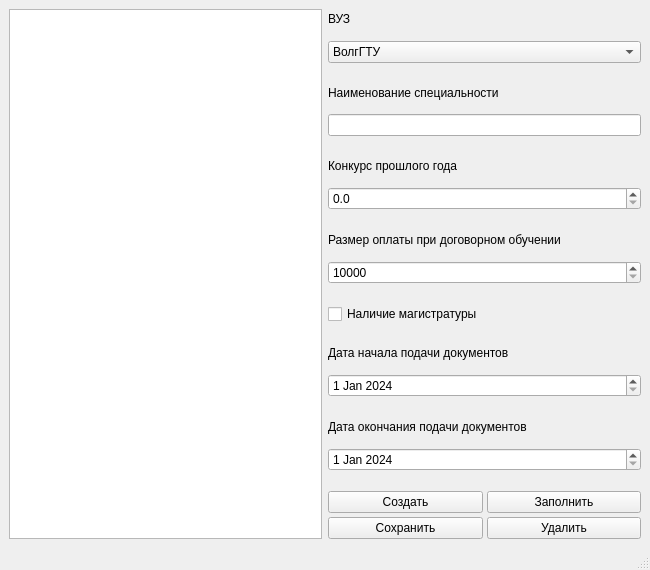
<?xml version="1.0" encoding="UTF-8"?>
<ui version="4.0">
 <class>MainWindow</class>
 <widget class="QMainWindow" name="MainWindow">
  <property name="geometry">
   <rect>
    <x>0</x>
    <y>0</y>
    <width>650</width>
    <height>570</height>
   </rect>
  </property>
  <property name="windowTitle">
   <string>MainWindow</string>
  </property>
  <widget class="QWidget" name="centralwidget">
   <layout class="QVBoxLayout" name="verticalLayout_8">
    <item>
     <layout class="QHBoxLayout" name="horizontalLayout">
      <item>
       <widget class="QListWidget" name="listWidget"/>
      </item>
      <item>
       <layout class="QVBoxLayout" name="verticalLayout_7">
        <property name="spacing">
         <number>20</number>
        </property>
        <item>
         <layout class="QVBoxLayout" name="verticalLayout">
          <property name="spacing">
           <number>12</number>
          </property>
          <item>
           <widget class="QLabel" name="label">
            <property name="text">
             <string>ВУЗ</string>
            </property>
           </widget>
          </item>
          <item>
           <widget class="QComboBox" name="uni">
            <item>
             <property name="text">
              <string>ВолгГТУ</string>
             </property>
            </item>
            <item>
             <property name="text">
              <string>ВолГУ</string>
             </property>
            </item>
           </widget>
          </item>
         </layout>
        </item>
        <item>
         <layout class="QVBoxLayout" name="verticalLayout_2">
          <property name="spacing">
           <number>12</number>
          </property>
          <item>
           <widget class="QLabel" name="label_2">
            <property name="text">
             <string>Наименование специальности</string>
            </property>
           </widget>
          </item>
          <item>
           <widget class="QLineEdit" name="spec"/>
          </item>
         </layout>
        </item>
        <item>
         <layout class="QVBoxLayout" name="verticalLayout_3">
          <property name="spacing">
           <number>12</number>
          </property>
          <item>
           <widget class="QLabel" name="label_3">
            <property name="text">
             <string>Конкурс прошлого года</string>
            </property>
           </widget>
          </item>
          <item>
           <widget class="QDoubleSpinBox" name="compitition">
            <property name="decimals">
             <number>1</number>
            </property>
            <property name="maximum">
             <double>15.000000000000000</double>
            </property>
           </widget>
          </item>
         </layout>
        </item>
        <item>
         <layout class="QVBoxLayout" name="verticalLayout_4">
          <property name="spacing">
           <number>12</number>
          </property>
          <item>
           <widget class="QLabel" name="label_4">
            <property name="text">
             <string>Размер оплаты при договорном обучении</string>
            </property>
           </widget>
          </item>
          <item>
           <widget class="QSpinBox" name="fee">
            <property name="minimum">
             <number>10000</number>
            </property>
            <property name="maximum">
             <number>30000</number>
            </property>
            <property name="singleStep">
             <number>500</number>
            </property>
           </widget>
          </item>
         </layout>
        </item>
        <item>
         <widget class="QCheckBox" name="master">
          <property name="text">
           <string>Наличие магистратуры</string>
          </property>
         </widget>
        </item>
        <item>
         <layout class="QVBoxLayout" name="verticalLayout_5">
          <property name="spacing">
           <number>12</number>
          </property>
          <item>
           <widget class="QLabel" name="label_5">
            <property name="text">
             <string>Дата начала подачи документов</string>
            </property>
           </widget>
          </item>
          <item>
           <widget class="QDateEdit" name="startDate">
            <property name="dateTime">
             <datetime>
              <hour>0</hour>
              <minute>0</minute>
              <second>0</second>
              <year>2024</year>
              <month>1</month>
              <day>1</day>
             </datetime>
            </property>
            <property name="maximumDateTime">
             <datetime>
              <hour>23</hour>
              <minute>59</minute>
              <second>59</second>
              <year>2024</year>
              <month>11</month>
              <day>30</day>
             </datetime>
            </property>
            <property name="minimumDateTime">
             <datetime>
              <hour>0</hour>
              <minute>0</minute>
              <second>0</second>
              <year>2024</year>
              <month>1</month>
              <day>1</day>
             </datetime>
            </property>
            <property name="maximumDate">
             <date>
              <year>2024</year>
              <month>11</month>
              <day>30</day>
             </date>
            </property>
            <property name="calendarPopup">
             <bool>false</bool>
            </property>
           </widget>
          </item>
         </layout>
        </item>
        <item>
         <layout class="QVBoxLayout" name="verticalLayout_6">
          <property name="spacing">
           <number>12</number>
          </property>
          <item>
           <widget class="QLabel" name="label_6">
            <property name="text">
             <string>Дата окончания подачи документов</string>
            </property>
           </widget>
          </item>
          <item>
           <widget class="QDateEdit" name="endDate">
            <property name="dateTime">
             <datetime>
              <hour>0</hour>
              <minute>0</minute>
              <second>0</second>
              <year>2024</year>
              <month>1</month>
              <day>1</day>
             </datetime>
            </property>
            <property name="minimumDateTime">
             <datetime>
              <hour>0</hour>
              <minute>0</minute>
              <second>0</second>
              <year>2024</year>
              <month>1</month>
              <day>1</day>
             </datetime>
            </property>
            <property name="maximumDate">
             <date>
              <year>2024</year>
              <month>12</month>
              <day>31</day>
             </date>
            </property>
            <property name="minimumDate">
             <date>
              <year>2024</year>
              <month>1</month>
              <day>1</day>
             </date>
            </property>
            <property name="date">
             <date>
              <year>2024</year>
              <month>1</month>
              <day>1</day>
             </date>
            </property>
           </widget>
          </item>
         </layout>
        </item>
        <item>
         <layout class="QGridLayout" name="gridLayout">
          <property name="spacing">
           <number>4</number>
          </property>
          <item row="1" column="0">
           <widget class="QPushButton" name="saveBtn">
            <property name="text">
             <string>Сохранить</string>
            </property>
           </widget>
          </item>
          <item row="1" column="1">
           <widget class="QPushButton" name="deleteBtn">
            <property name="text">
             <string>Удалить</string>
            </property>
           </widget>
          </item>
          <item row="0" column="0">
           <widget class="QPushButton" name="createBtn">
            <property name="text">
             <string>Создать</string>
            </property>
           </widget>
          </item>
          <item row="0" column="1">
           <widget class="QPushButton" name="fillBtn">
            <property name="text">
             <string>Заполнить</string>
            </property>
           </widget>
          </item>
         </layout>
        </item>
       </layout>
      </item>
     </layout>
    </item>
   </layout>
  </widget>
  <widget class="QStatusBar" name="statusbar"/>
 </widget>
 <resources/>
 <connections/>
</ui>
